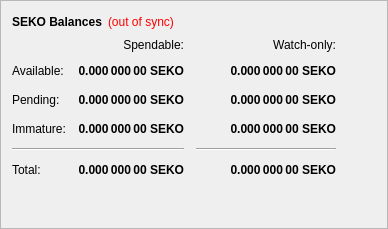
        <widget class="QFrame" name="frame">
         <property name="frameShape">
          <enum>QFrame::StyledPanel</enum>
         </property>
         <property name="frameShadow">
          <enum>QFrame::Raised</enum>
         </property>
         <layout class="QVBoxLayout" name="verticalLayout_4">
          <item>
           <layout class="QHBoxLayout" name="horizontalLayout_4">
            <item>
             <widget class="QLabel" name="label_5">
              <property name="font">
               <font>
                <weight>75</weight>
                <bold>true</bold>
               </font>
              </property>
              <property name="text">
               <string>SEKO Balances</string>
              </property>
             </widget>
            </item>
            <item>
             <widget class="QLabel" name="labelWalletStatus">
              <property name="cursor">
               <cursorShape>WhatsThisCursor</cursorShape>
              </property>
              <property name="toolTip">
               <string>The displayed information may be out of date. Your wallet automatically synchronizes with the Seko network after a connection is established, but this process has not completed yet.</string>
              </property>
              <property name="styleSheet">
               <string notr="true">QLabel { color: red; }</string>
              </property>
              <property name="text">
               <string notr="true">(out of sync)</string>
              </property>
              <property name="alignment">
               <set>Qt::AlignLeading|Qt::AlignLeft|Qt::AlignVCenter</set>
              </property>
             </widget>
            </item>
            <item>
             <spacer name="horizontalSpacer_3">
              <property name="orientation">
               <enum>Qt::Horizontal</enum>
              </property>
              <property name="sizeHint" stdset="0">
               <size>
                <width>40</width>
                <height>20</height>
               </size>
              </property>
             </spacer>
            </item>
           </layout>
          </item>
          <item>
           <layout class="QGridLayout" name="gridLayout">
            <property name="spacing">
             <number>12</number>
            </property>
            <item row="2" column="2">
             <widget class="QLabel" name="labelWatchPending">
              <property name="font">
               <font>
                <weight>75</weight>
                <bold>true</bold>
               </font>
              </property>
              <property name="cursor">
               <cursorShape>IBeamCursor</cursorShape>
              </property>
              <property name="toolTip">
               <string>Unconfirmed transactions to watch-only addresses</string>
              </property>
              <property name="text">
               <string notr="true">0.000 000 00 SEKO</string>
              </property>
              <property name="alignment">
               <set>Qt::AlignRight|Qt::AlignTrailing|Qt::AlignVCenter</set>
              </property>
              <property name="textInteractionFlags">
               <set>Qt::LinksAccessibleByMouse|Qt::TextSelectableByKeyboard|Qt::TextSelectableByMouse</set>
              </property>
             </widget>
            </item>
            <item row="2" column="1">
             <widget class="QLabel" name="labelUnconfirmed">
              <property name="font">
               <font>
                <weight>75</weight>
                <bold>true</bold>
               </font>
              </property>
              <property name="cursor">
               <cursorShape>IBeamCursor</cursorShape>
              </property>
              <property name="toolTip">
               <string>Total of transactions that have yet to be confirmed, and do not yet count toward the spendable balance</string>
              </property>
              <property name="text">
               <string notr="true">0.000 000 00 SEKO</string>
              </property>
              <property name="alignment">
               <set>Qt::AlignRight|Qt::AlignTrailing|Qt::AlignVCenter</set>
              </property>
              <property name="textInteractionFlags">
               <set>Qt::LinksAccessibleByMouse|Qt::TextSelectableByKeyboard|Qt::TextSelectableByMouse</set>
              </property>
             </widget>
            </item>
            <item row="3" column="2">
             <widget class="QLabel" name="labelWatchImmature">
              <property name="font">
               <font>
                <weight>75</weight>
                <bold>true</bold>
               </font>
              </property>
              <property name="cursor">
               <cursorShape>IBeamCursor</cursorShape>
              </property>
              <property name="toolTip">
               <string>Staked or masternode rewards in watch-only addresses that has not yet matured</string>
              </property>
              <property name="text">
               <string notr="true">0.000 000 00 SEKO</string>
              </property>
              <property name="alignment">
               <set>Qt::AlignRight|Qt::AlignTrailing|Qt::AlignVCenter</set>
              </property>
              <property name="textInteractionFlags">
               <set>Qt::LinksAccessibleByMouse|Qt::TextSelectableByKeyboard|Qt::TextSelectableByMouse</set>
              </property>
             </widget>
            </item>
            <item row="4" column="0" colspan="2">
             <widget class="Line" name="lineSpendableBalance">
              <property name="orientation">
               <enum>Qt::Horizontal</enum>
              </property>
             </widget>
            </item>
            <item row="4" column="2">
             <widget class="Line" name="lineWatchBalance">
              <property name="sizePolicy">
               <sizepolicy hsizetype="Preferred" vsizetype="Fixed">
                <horstretch>0</horstretch>
                <verstretch>0</verstretch>
               </sizepolicy>
              </property>
              <property name="minimumSize">
               <size>
                <width>140</width>
                <height>0</height>
               </size>
              </property>
              <property name="orientation">
               <enum>Qt::Horizontal</enum>
              </property>
             </widget>
            </item>
            <item row="5" column="0">
             <widget class="QLabel" name="labelTotalText">
              <property name="text">
               <string>Total:</string>
              </property>
             </widget>
            </item>
            <item row="3" column="1">
             <widget class="QLabel" name="labelImmature">
              <property name="font">
               <font>
                <weight>75</weight>
                <bold>true</bold>
               </font>
              </property>
              <property name="cursor">
               <cursorShape>IBeamCursor</cursorShape>
              </property>
              <property name="toolTip">
               <string>Staked or masternode rewards that has not yet matured</string>
              </property>
              <property name="text">
               <string notr="true">0.000 000 00 SEKO</string>
              </property>
              <property name="alignment">
               <set>Qt::AlignRight|Qt::AlignTrailing|Qt::AlignVCenter</set>
              </property>
              <property name="textInteractionFlags">
               <set>Qt::LinksAccessibleByMouse|Qt::TextSelectableByKeyboard|Qt::TextSelectableByMouse</set>
              </property>
             </widget>
            </item>
            <item row="2" column="3">
             <spacer name="horizontalSpacer_2">
              <property name="orientation">
               <enum>Qt::Horizontal</enum>
              </property>
              <property name="sizeHint" stdset="0">
               <size>
                <width>40</width>
                <height>20</height>
               </size>
              </property>
             </spacer>
            </item>
            <item row="3" column="0">
             <widget class="QLabel" name="labelImmatureText">
              <property name="text">
               <string>Immature:</string>
              </property>
             </widget>
            </item>
            <item row="5" column="1">
             <widget class="QLabel" name="labelTotal">
              <property name="font">
               <font>
                <weight>75</weight>
                <bold>true</bold>
               </font>
              </property>
              <property name="cursor">
               <cursorShape>IBeamCursor</cursorShape>
              </property>
              <property name="toolTip">
               <string>Your current total balance</string>
              </property>
              <property name="text">
               <string notr="true">0.000 000 00 SEKO</string>
              </property>
              <property name="alignment">
               <set>Qt::AlignRight|Qt::AlignTrailing|Qt::AlignVCenter</set>
              </property>
              <property name="textInteractionFlags">
               <set>Qt::LinksAccessibleByMouse|Qt::TextSelectableByKeyboard|Qt::TextSelectableByMouse</set>
              </property>
             </widget>
            </item>
            <item row="5" column="2">
             <widget class="QLabel" name="labelWatchTotal">
              <property name="font">
               <font>
                <weight>75</weight>
                <bold>true</bold>
               </font>
              </property>
              <property name="cursor">
               <cursorShape>IBeamCursor</cursorShape>
              </property>
              <property name="toolTip">
               <string>Current total balance in watch-only addresses</string>
              </property>
              <property name="text">
               <string notr="true">0.000 000 00 SEKO</string>
              </property>
              <property name="alignment">
               <set>Qt::AlignRight|Qt::AlignTrailing|Qt::AlignVCenter</set>
              </property>
              <property name="textInteractionFlags">
               <set>Qt::LinksAccessibleByMouse|Qt::TextSelectableByKeyboard|Qt::TextSelectableByMouse</set>
              </property>
             </widget>
            </item>
            <item row="0" column="2">
             <widget class="QLabel" name="labelWatchonly">
              <property name="text">
               <string>Watch-only:</string>
              </property>
              <property name="alignment">
               <set>Qt::AlignRight|Qt::AlignTrailing|Qt::AlignVCenter</set>
              </property>
             </widget>
            </item>
            <item row="1" column="0">
             <widget class="QLabel" name="labelBalanceText">
              <property name="text">
               <string>Available:</string>
              </property>
             </widget>
            </item>
            <item row="1" column="1">
             <widget class="QLabel" name="labelBalance">
              <property name="font">
               <font>
                <weight>75</weight>
                <bold>true</bold>
               </font>
              </property>
              <property name="cursor">
               <cursorShape>IBeamCursor</cursorShape>
              </property>
              <property name="toolTip">
               <string>Your current spendable balance</string>
              </property>
              <property name="text">
               <string notr="true">0.000 000 00 SEKO</string>
              </property>
              <property name="alignment">
               <set>Qt::AlignRight|Qt::AlignTrailing|Qt::AlignVCenter</set>
              </property>
              <property name="textInteractionFlags">
               <set>Qt::LinksAccessibleByMouse|Qt::TextSelectableByKeyboard|Qt::TextSelectableByMouse</set>
              </property>
             </widget>
            </item>
            <item row="1" column="2">
             <widget class="QLabel" name="labelWatchAvailable">
              <property name="font">
               <font>
                <weight>75</weight>
                <bold>true</bold>
               </font>
              </property>
              <property name="cursor">
               <cursorShape>IBeamCursor</cursorShape>
              </property>
              <property name="toolTip">
               <string>Your current balance in watch-only addresses</string>
              </property>
              <property name="text">
               <string notr="true">0.000 000 00 SEKO</string>
              </property>
              <property name="alignment">
               <set>Qt::AlignRight|Qt::AlignTrailing|Qt::AlignVCenter</set>
              </property>
              <property name="textInteractionFlags">
               <set>Qt::LinksAccessibleByMouse|Qt::TextSelectableByKeyboard|Qt::TextSelectableByMouse</set>
              </property>
             </widget>
            </item>
            <item row="2" column="0">
             <widget class="QLabel" name="labelPendingText">
              <property name="text">
               <string>Pending:</string>
              </property>
             </widget>
            </item>
            <item row="0" column="1">
             <widget class="QLabel" name="labelSpendable">
              <property name="text">
               <string>Spendable:</string>
              </property>
              <property name="alignment">
               <set>Qt::AlignRight|Qt::AlignTrailing|Qt::AlignVCenter</set>
              </property>
             </widget>
            </item>
           </layout>
          </item>
          <item>
           <spacer name="verticalSpacer_4">
            <property name="orientation">
             <enum>Qt::Vertical</enum>
            </property>
            <property name="sizeHint" stdset="0">
             <size>
              <width>20</width>
              <height>40</height>
             </size>
            </property>
           </spacer>
          </item>
         </layout>
        </widget>
